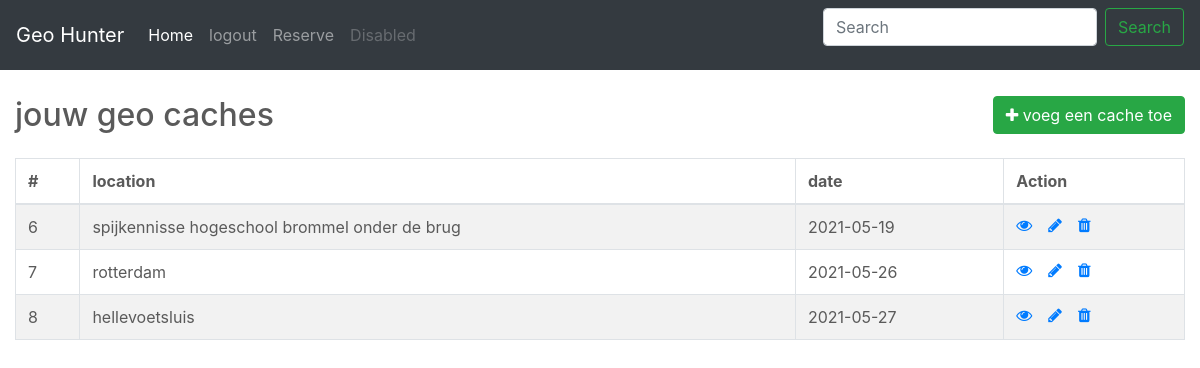
The page /home.php (signed in) on the database its author committed.
### tables this page shows
CREATE TABLE `reservation` (
  `reservationID` int(4) NOT NULL,
  `location` varchar(100) NOT NULL,
  `date` date NOT NULL,
  `status` int(11) NOT NULL DEFAULT '0',
  `userID` int(11) NOT NULL
);

### includes/php/schema.php (the view, shortened to what this page needs)
<div class="wrapper">
        <div class="container-fluid">
            <div class="row">
                <div class="col-md-12">
                    <div class="mt-5 mb-3 clearfix">
                        <h2 class="pull-left">jouw geo caches</h2>
                        <a href="includes\php\crudLocatie\createDate.php" class="btn btn-success pull-right"><i class="fa fa-plus"></i> voeg een cache toe</a>
                    </div>
                    <?php
                    require_once "db_config.php";
                    $userID = $_SESSION['userID'];
                    $sql = "SELECT * FROM reservation where userID = '$userID'";
                    if($result = $mysqli->query($sql)){
                        if($result->num_rows > 0){
                            echo '<table class="table table-bordered table-striped">';
                                echo "<thead>";
                                    echo "<tr>";
                                        echo "<th>#</th>";
                                        echo "<th>location</th>";
                                        echo "<th>date</th>";
                                        echo "<th>Action</th>";
                                    echo "</tr>";
                                echo "</thead>";
                                echo "<tbody>";
                                while($row = $result->fetch_array()){
                                    echo "<tr>";
                                        echo "<td>" . $row['reservationID'] . "</td>";
                                        echo "<td>" . $row['location'] . "</td>";
                                        echo "<td>" . $row['date'] . "</td>";
                                        echo "<td>";
                                            echo '<a href="includes\php\crudLocatie\readDate.php?reservationID='. $row['reservationID'] .'" class="mr-3" title="View Record" data-toggle="tooltip"><span class="fa fa-eye"></span></a>';
                                            echo '<a href="includes\php\crudLocatie\updateDate.php?reservationID='. $row['reservationID'] .'" class="mr-3" title="Update Record" data-toggle="tooltip"><span class="fa fa-pencil"></span></a>';
                                            echo '<a href="includes\php\crudLocatie\deleteDate.php?reservationID='. $row['reservationID'] .'" title="Delete Record" data-toggle="tooltip"><span class="fa fa-trash"></span></a>';
                                        echo "</td>";
                                    echo "</tr>";
                                }
                                echo "</tbody>";
                            echo "</table>";
                        } else{
                            echo '<div class="alert alert-danger"><em>No records were found.</em></div>';
                        }
                    } else{
                        echo "Oops! Something went wrong. Please try again later.";
                    }
                    ?>
                </div>
            </div>
        </div>
    </div>

### carousel.css (style rules this page uses)
body { padding-top: 3rem; padding-bottom: 3rem; color: #5a5a5a; }

### rows shown on the page
reservation: reservationID "6", location "spijkennisse hogeschool brommel onder de brug", date "2021-05-19"
reservation: reservationID "7", location "rotterdam", date "2021-05-26"
reservation: reservationID "8", location "hellevoetsluis", date "2021-05-27"
